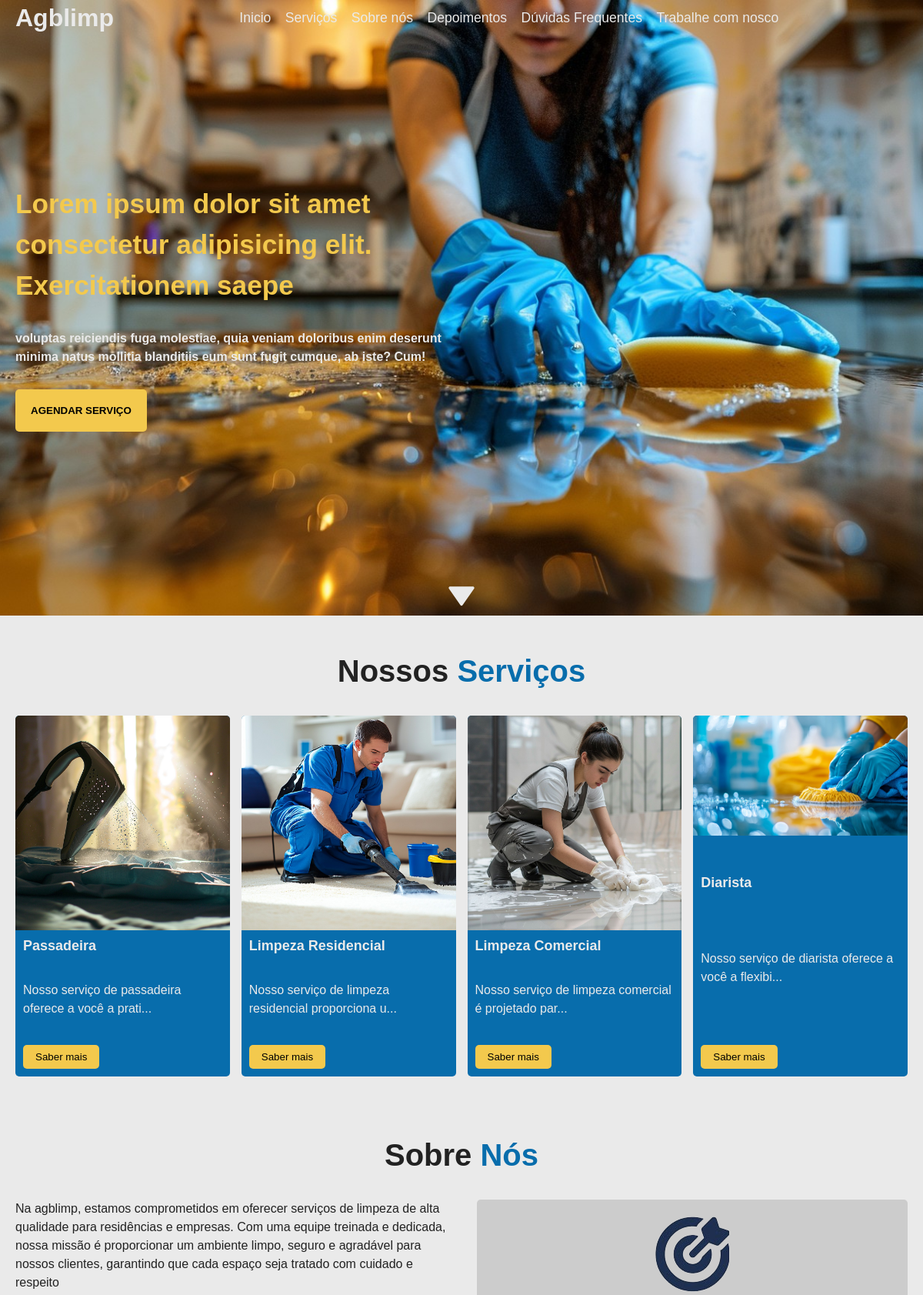
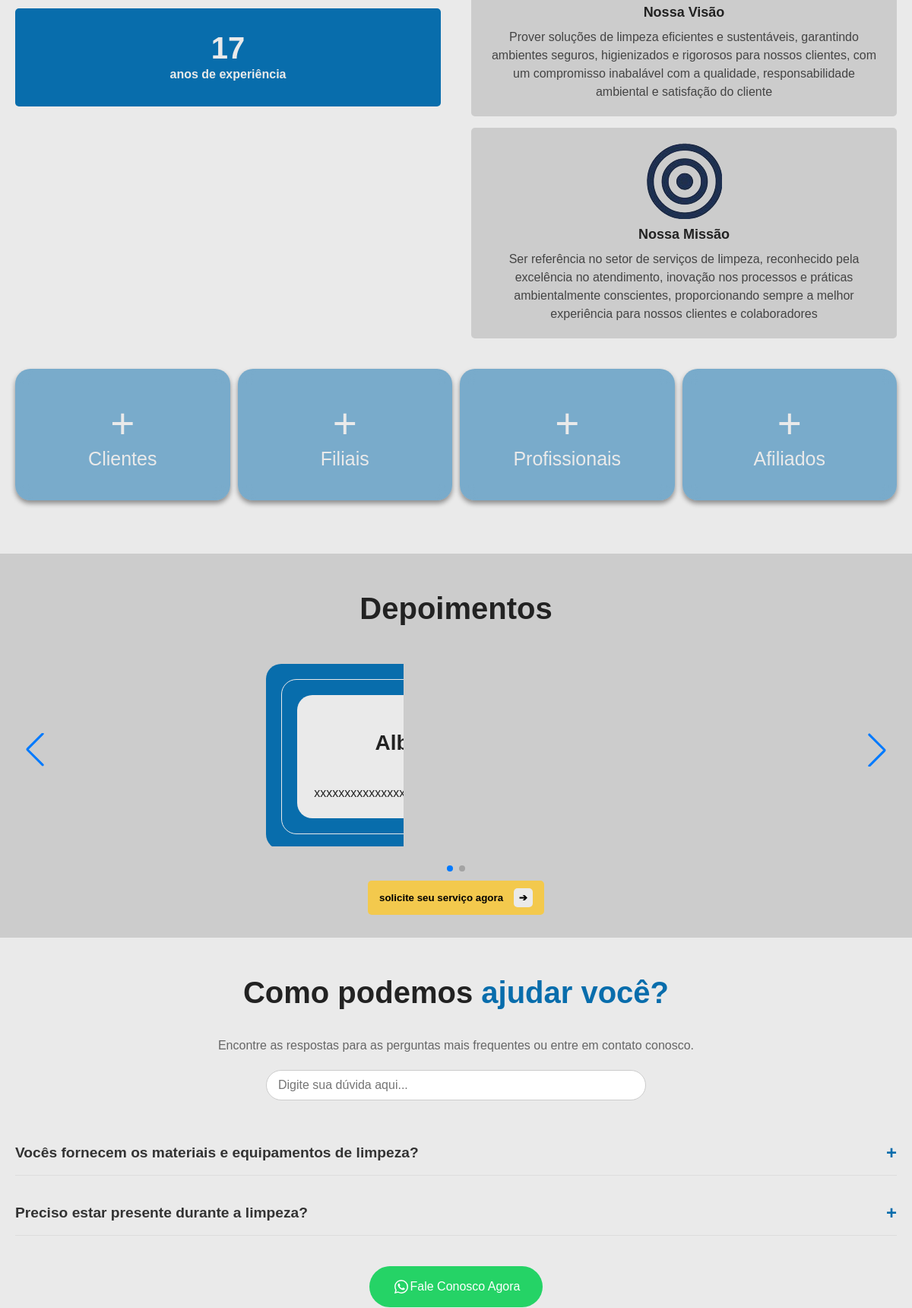
The page / (upper part) on the database its author committed (2 pictures, top to bottom).
### apps/core/models.py (models this page shows, shortened)
class Service(models.Model):
    name        = models.CharField(max_length = 50)
    description = models.TextField(null = True)
    price       = models.FloatField()
    duration    = models.IntegerField()
    image       = models.FileField(upload_to = 'media/service/', max_length = 100)
    class Meta:
        verbose_name        = 'Service'
        verbose_name_plural = 'Services'

class GeneralInformation(models.Model):
    n_service_day       = models.IntegerField(null = True)
    email               = models.EmailField(max_length = 254, null = True, blank = True)
    whatsapp            = models.CharField(max_length = 15, null = True, blank = True)
    phone               = models.CharField(max_length = 15, null = True, blank = True)
    facebook            = models.CharField(max_length = 150, null = True, blank = True)
    instagram           = models.CharField(max_length = 150, null = True, blank = True)
    aboutus             = models.TextField(null = True, blank = True)
    mission             = models.TextField(null = True, blank = True)
    vision              = models.TextField(null = True, blank = True)
    yearexpirence       = models.IntegerField(null = True)
    clients             = models.IntegerField(null = True)
    professional        = models.IntegerField(null = True)
    affiliatedsocieties = models.IntegerField(null = True)
    affiliated          = models.IntegerField(null = True)

class Testimony(models.Model):
    client      = models.ForeignKey(Client, on_delete = models.DO_NOTHING, null = True, blank = True)
    name_client = models.CharField(max_length = 50)
    mesage      = models.TextField()
    score       = models.DecimalField(max_digits = 2, decimal_places = 1)
    capa        = models.FileField(upload_to = 'media/testimony/', max_length = 100)
    status      = models.CharField(max_length = 12, choices = [
        ('aprovado', 'Aprovado'),
        ('reprovado', 'Reprovado'),
        ('pendente', 'Pendente')
    ], default = 'pendente')
    class Meta:
        verbose_name        = 'Testimony'
        verbose_name_plural = 'Testimonies'

class Faq(models.Model):
    question = models.TextField()
    response = models.TextField()
    class Meta:
        verbose_name        = 'Faq'
        verbose_name_plural = 'Faqs'

### apps/web/views.py (the view)
# urls.py: path('', views.index, name = 'index'),
def index(request: HttpRequest):
    services     = models.Service.objects.all()
    testimonies  = models.Testimony.objects.filter(status = 'aprovado')
    faqs         = models.Faq.objects.all()
    jobsopening  = models.JobOpening.objects.all()
    requires     = models.Requirements.objects.all()
    generalinformation = models.GeneralInformation.objects.all().first()
    client = None
    clearcookie = False
    if id := request.COOKIES.get('client'):
        clients = models.Client.objects.filter(id = id)
        if clients.exists():
            client = clients.first()
        else:
            clearcookie = True
    response = render(request, 'web/index.html', {
        'services'     : services,
        'testimonies'  : testimonies,
        'faqs'         : faqs,
        'jobsopening'  : jobsopening,
        'generalinformation': generalinformation,
        'requires'     : serializers.serialize('json', requires),
        'dateblockeds' : json.dumps(dateblockeds()),
        'client'       : client,
        'msg'          : request.GET.get('msg'),
        'status'       : request.GET.get('status')
    })
    if clearcookie:
        response.delete_cookie('client')
    return response

### templates/web/index.html (shortened to what this page needs)
<!DOCTYPE html>
<html lang = "pt-br">
{% load static %}
<head>
    <link rel = "stylesheet" href = "{% static 'css/style.css' %}">
    <link rel="stylesheet" href="https://unpkg.com/swiper/swiper-bundle.min.css" />
</head>
<body>
    <header id = "header">
        <div class = "container">
            <div>
                <div class = "flex">
                    <a href = "#home" class = "flex" id = "logo">
                        <h1>Agblimp</h1>
                    </a>
                </div>
                {% include "web/components/menu.html" %}
            </div>
        </div>
    </header>
    <div class = "desktop-banner"></div>
    <main>
        <section id = "home" class = "banner">
            <div class = "container">
                <div>
                    <p>
                        Lorem ipsum dolor sit amet consectetur
                        adipisicing elit. Exercitationem saepe
                    </p>
                    <p>
                        voluptas reiciendis fuga molestiae,
                        quia veniam doloribus enim deserunt
                        minima natus mollitia blanditiis eum
                        sunt fugit cumque, ab iste? Cum!
                    </p>
                    <button class = "btn second" onclick = "document.querySelector('.wrapper-form-scheduling').style.display = 'flex'">AGENDAR SERVIÇO</button>
                </div>
            </div>
            <a href = "#services" class = "se-world">
                <img src = "{% static 'img/to-down.svg' %}" alt = "imagem de uma seta pra baixo">
            </a>
        </section>
        <section id = "services">
            <div class = "container">
                <h2 class = "title">Nossos <span>Serviços</span></h2>
                <div>
                    {% for service in services %}
                        <div
                          data-id          = '{{ service.id }}'
                          data-name        = '{{ service.name }}'
                          data-description = '{{ service.description }}'
                          data-image       = '{{ service.image }}'
                          class = "service">
                            <img src = "{{ service.image }}" alt = "imagem capa do serviço">
                            <div>
                                <strong>{{ service.name }}</strong>
                            </div>
                            <div>
                                <p></p>
                            </div>
                            <div>
                                <button onclick = "display_learn_more_servie('{{ service.id }}')">Saber mais</button>
                            </div>
                        </div>
                    {% endfor %}
                </div>
            </div>
        </section>
        <section id = "about-us">
            <div class = "container">
                <h2 class = "title">Sobre <span>Nós</span></h2>
                <section class = "about-top">
                    <div>
                        <p>{{ generalinformation.aboutus }}</p>
                        <div class = "expirence">
                            <span>{{ generalinformation.yearexpirence }}</span>
                            <p>anos de experiência</p>
                        </div>
                    </div>
                    <div class = "our">
                        <div>
                            <img src = "{% static 'img/mission.png' %}" alt = "imagem da nossa missão">
                            <span>Nossa Visão</span>
                            <p>{{ generalinformation.mission }}</p>
                        </div>
                        <div>
                            <img src = "{% static 'img/vision.png' %}" alt = "imagem da nossa visão">
                            <span>Nossa Missão</span>
                            <p>{{ generalinformation.vision }}</p>
                        </div>
                    </div>
                </section>
                <section class = "about-bottom">
                    <div>
                        <span data-count = '{{ generalinformation.clients }}'>+</span>
                        <span>Clientes</span>
                    </div>
                    <div>
                        <span data-count = '{{ generalinformation.affiliatedsocieties }}'>+</span>
                        <span>Filiais</span>
                    </div>
                    <div>
                        <span data-count = '{{ generalinformation.professional }}'>+</span>
                        <span>Profissionais</span>
                    </div>
                    <div>
                        <span data-count = '{{ generalinformation.affiliated }}'>+</span>
                        <span>Afiliados</span>
                    </div>
                </section>
            </div>
        </section>
        <section id = "testimonies">
            <div class = "container">
                <h2 class = "title">Depoimentos</h2>
                <div class = "swiper-container">
                    <div class = "swiper-wrapper">
                        {% for testimony in testimonies %}
                            <div class = "swiper-slide">
                                <div class = "testimony">
                                    <div>
                                        <div>
                                            <div class = 'prophile'>
                                                <img src = "{{ testimony.capa }}" alt = "imagem da testemunha">
                                            </div>
                                            <h3>{{ testimony.name_client }}</h3>
                                            <div class = 'score'>
                                                {% for i in "0 1 2 3 4"|cut:" "|make_list %}
                                                    {% if testimony.score >= forloop.counter %}
                                                        <img src = "{% static 'img/star-solid.svg' %}" alt = "star-solid">
                                                    {% elif testimony.score == forloop.counter0|floatformat:1 %}
                                                    <img src = "{% static 'img/star-half.svg' %}" alt = "star-solid">
                                                    {% else %}
                                                    <img src = "{% static 'img/star.svg' %}" alt = "star-solid">
                                                    {% endif %}
                                                {% endfor %}
                                            </div>
                                            <p>
                                                {{ testimony.mesage }}
                                            </p>
                                        </div>
                                    </div>
                                </div>
                            </div>
                        {% endfor %}
                    </div>
                    <div class="swiper-button-next"></div>
                    <div class="swiper-button-prev"></div>
                    <div class="swiper-pagination"></div>
                </div>
                <section>
                    <button class = "btn second" onclick = "document.querySelector('.wrapper-form-scheduling').style.display = 'flex'">
                        solicite seu serviço agora
                        <span class="icon">➔</span>
                    </button>
                </section>
            </div>
        </section>
        <section class = "faq-section" id = "faqs">
            <div class = "container">
                <div class = "faq-header">
                    <h2 class = "title">Como podemos <span>ajudar você?</span></h2>
                    <p class = "come">Encontre as respostas para as perguntas mais frequentes ou entre em contato conosco.</p>
                    <div class = "search">
                      <input oninput = "filter(this.value, 'faq-item', 'summary')" type = "search" placeholder="Digite sua dúvida aqui..." id="faqSearchInput">
                    </div>
                </div>
                <div class="faq-items">
                    {% for faq in faqs %}
                        <section class = "faq faq-item">
                            <details>
                                <summary onclick = "this.classList.toggle('active')" class = "faq-question">{{ faq.question }}</summary>
                            </details>
                        </section>
                    {% endfor %}
                </div>
                <div class="faq-cta">
                    <a href = "https://wa.me/{{ generalinformation.whatsapp}}" target = "_blank">
                        <button class="cta-btn">
                            <div>
                                <img src = "{% static 'img/whatsapp.svg' %}" alt = "imagem do whatsapp">
                                <p>
                                    Fale Conosco Agora
                                </p>
                            </div>
                        </button>
                   </a>
                </div>
            </div>
        </section>
    </main>
</body>
</html>

### templates/web/components/menu.html
<nav>
    <ul>
        <li><a href = "#home">Inicio</a></li>
        <li><a href = "#services">Serviços</a></li>
        <li><a href = "#about-us">Sobre nós</a></li>
        <li><a href = "#testimonies">Depoimentos</a></li>
        <li><a href = "#faqs">Dúvidas Frequentes</a></li>
        <li><a href = "#workwithus">Trabalhe com nosco</a></li>
    </ul>
</nav>

### rows shown on the page
Service: image (picture), name "Passadeira"
Service: image (picture), name "Limpeza Residencial"
Service: image (picture), name "Limpeza Comercial"
Service: image (picture), name "Diarista"
GeneralInformation: aboutus "Na agblimp, estamos comprometidos em oferecer serviços de limpeza de alta qualidade para residências e empresas. Com uma equipe treinada e dedicada, nossa missão é proporcionar um ambiente limpo, seguro e agradável para nossos clientes, garantindo que cada espaço seja tratado com cuidado e respeito", yearexpirence "17", mission "Prover soluções de limpeza eficientes e sustentáveis, garantindo ambientes seguros, higienizados e rigorosos para nossos clientes, com um compromisso inabalável com a qualidade, responsabilidade ambiental e satisfação do cliente", vision "Ser referência no setor de serviços de limpeza, reconhecido pela excelência no atendimento, inovação nos processos e práticas ambientalmente conscientes, proporcionando sempre a melhor experiência para nossos clientes e colaboradores"
Testimony: capa (picture), name_client "Albino Ndjonale", score 4 (drawn), mesage "xxxxxxxxxxxxxxxxxxxxxxxxxxx xxx xxxxxxxxxx…"
Faq: question "Vocês fornecem os materiais e equipamentos de limpeza?"
Faq: question "Preciso estar presente durante a limpeza?"
